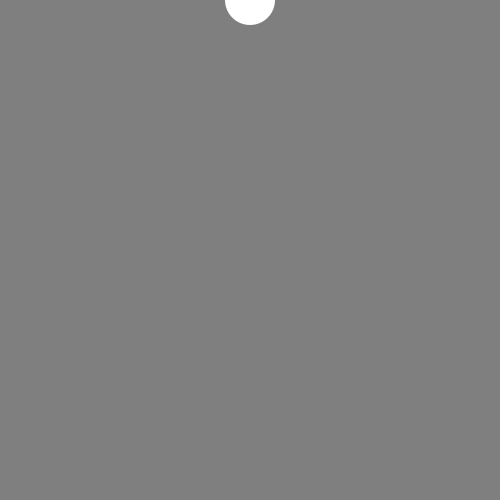
Frame 1 (no input)
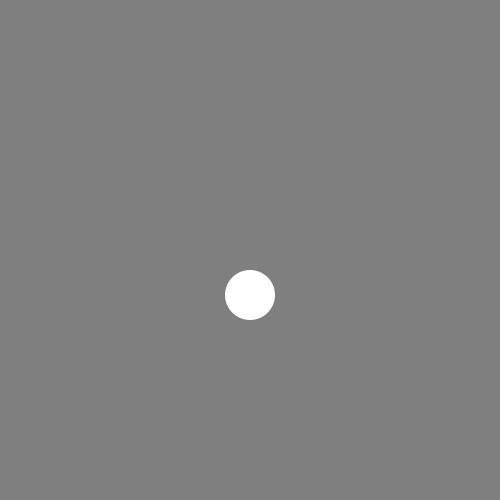
Frame 60 (the mouse pressed at the canvas centre just before this capture)
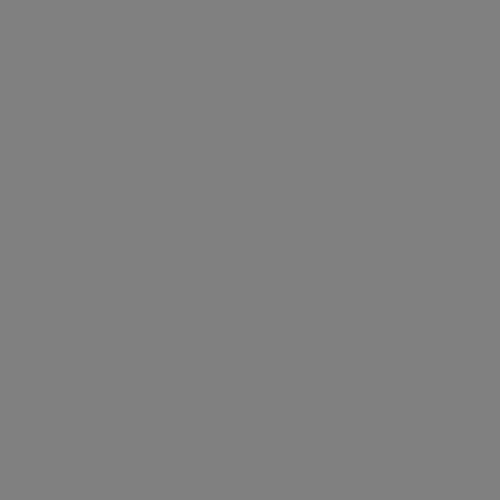
Frame 120 (the mouse held since frame 60 and released just before this capture)

The Processing sketch that drew these frames (run headless with seeded random() and noise(); from frame 60 on, the mouse is pressed at the canvas centre):

// Processing sketch: sample10_04
// ── sample10_04.pde
float y;
void setup () {
  size(500, 500);
  y=0;
}

void draw () {
  reset();
  fill(255);
  ellipse(250, y, 50, 50);
  y=y+5;
}

void reset() {
  fill(127);
  noStroke();
  rect(0, 0, width, height);
}
